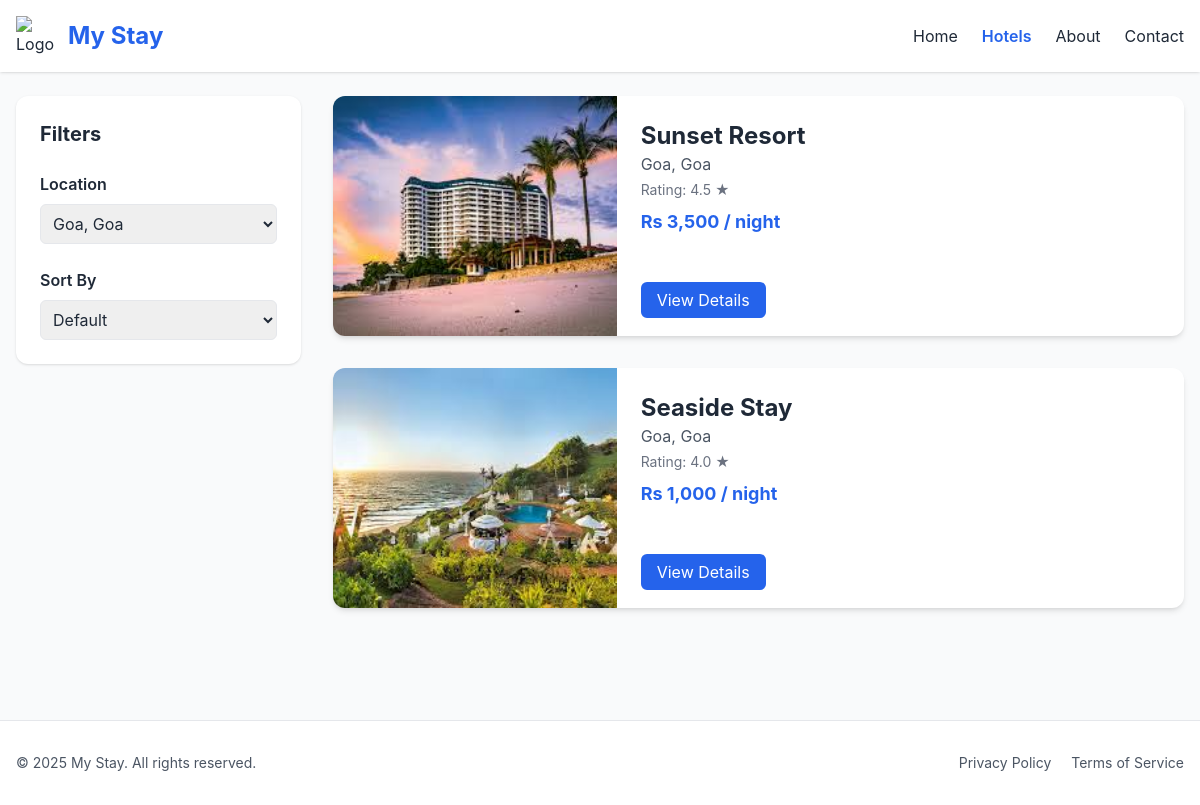
Screenshot of /main/hotel.php?location=Goa, Goa with the database file from the repository.
### tables this page shows
CREATE TABLE `hotels` (
  `hotel_id` int(11) NOT NULL,
  `name` varchar(150) NOT NULL,
  `location` varchar(100) NOT NULL,
  `description` text DEFAULT NULL,
  `rating` float DEFAULT 0,
  `main_image_url` text DEFAULT NULL,
  `password` varchar(100) NOT NULL
);

### main/hotel.php (the view, shortened to what this page needs)
<?php
$conn = new mysqli("localhost", "root", "", "hotelbooking");
$locationFilter = $_GET['location'] ?? '';
$locationsResult = $conn->query("SELECT DISTINCT location FROM Hotels");
$locations = [];
while ($loc = $locationsResult->fetch_assoc()) {
    $locations[] = $loc['location'];
}
$sql = "
    SELECT h.hotel_id, h.name AS hotel_name, h.location, h.rating, h.main_image_url,
           MIN(r.price_per_night) AS min_price
    FROM Hotels h
    JOIN Rooms r ON h.hotel_id = r.hotel_id
";
if (!empty($locationFilter) && $locationFilter !== 'all') {
    $sql .= " WHERE h.location = '" . $conn->real_escape_string($locationFilter) . "'";
}
$sql .= " GROUP BY h.hotel_id";
$result = $conn->query($sql);
?>
<!DOCTYPE html>
<html lang="en">
<head>
  <script src="https://cdn.tailwindcss.com"></script>
</head>
<body class="bg-gray-50 text-gray-800">
<header class="bg-white shadow fixed top-0 left-0 w-full z-50">
  <div class="max-w-7xl mx-auto px-4 py-4 flex justify-between items-center">
    <div class="flex items-center space-x-3">
      <img src="https://upload.wikimedia.org/wikipedia/commons/6/6b/Meetup_Logo.png" alt="Logo" class="w-10 h-10">
      <span class="text-2xl font-bold text-blue-600">My Stay</span>
    </div>
    <nav class="space-x-6 hidden md:flex">
      <a href="index.php" class="hover:text-blue-600 transition duration-300">Home</a>
      <a href="hotel.php" class="text-blue-600 font-semibold">Hotels</a>
      <a href="index.php#about" class="hover:text-blue-600 transition duration-300">About</a>
      <a href="index.php#contact" class="hover:text-blue-600 transition duration-300">Contact</a>
    </nav>
  </div>
</header>
<main class="pt-24 pb-16 max-w-7xl mx-auto px-4 md:flex space-x-8">
  <aside class="md:w-1/4 space-y-6 sticky top-24 self-start h-fit bg-white p-6 rounded-xl shadow transition-transform hover:scale-[1.02] duration-300 hover:bg-white">
    <h2 class="text-xl font-bold mb-4">Filters</h2>
    <form method="get" class="space-y-6">
      <div>
        <h3 class="font-semibold mb-2">Location</h3>
        <select name="location" onchange="this.form.submit()" class="w-full border rounded-md p-2">
          <?php foreach ($locations as $loc): ?>
            <option value="<?= htmlspecialchars($loc) ?>" <?= $loc == $locationFilter ? 'selected' : '' ?>>
              <?= htmlspecialchars($loc) ?>
            </option>
          <?php endforeach; ?>
        </select>
      </div>
      <div>
        <h3 class="font-semibold mb-2">Sort By</h3>
        <select name="sort" onchange="this.form.submit()" class="w-full border rounded-md p-2">
          <option value="">Default</option>
        </select>
      </div>
    </form>
  </aside>
  <section class="md:w-3/4 space-y-8">
    <?php if ($result->num_rows > 0): ?>
      <?php while ($row = $result->fetch_assoc()): ?>
        <div class="bg-white rounded-xl shadow-md overflow-hidden md:flex transition-transform hover:scale-[1.03] duration-300 hover:bg-white">
          <img src="../uploads/<?= $row['main_image_url'] ?>" class="w-full md:w-1/3 object-cover h-60" />
          <div class="p-6 flex flex-col justify-between w-full">
            <div>
              <h3 class="text-2xl font-bold hover:text-blue-600 transition duration-300">
                <?= htmlspecialchars($row['hotel_name']) ?>
              </h3>
              <p class="text-gray-600"><?= htmlspecialchars($row['location']) ?></p>
              <p class="text-sm text-gray-500 mt-1">Rating: <?= number_format($row['rating'], 1) ?> ★</p>
              <p class="text-blue-600 font-bold mt-2 text-lg">Rs <?= number_format($row['min_price']) ?> / night</p>
            </div>
            <div class="mt-4">
              <a href="hotel-detail.php?id=<?= $row['hotel_id'] ?>" class="bg-blue-600 hover:bg-blue-700 text-white px-4 py-2 rounded-md transition duration-300">View Details</a>
            </div>
          </div>
        </div>
      <?php endwhile; ?>
    <?php else: ?>
      <p class="text-gray-500">No hotels found for selected filters.</p>
    <?php endif; ?>
  </section>
</main>
<footer class="bg-white border-t mt-12">
  <div class="max-w-7xl mx-auto px-4 py-8 flex flex-col md:flex-row justify-between items-center text-sm text-gray-600">
    <p>&copy; 2025 My Stay. All rights reserved.</p>
    <div class="space-x-4 mt-4 md:mt-0">
      <a href="#" class="hover:underline">Privacy Policy</a>
      <a href="#" class="hover:underline">Terms of Service</a>
    </div>
  </div>
</footer>
</body>
</html>

### main/hotel.php (style rules this page uses)
body { font-family: 'Inter', sans-serif; }

### rows the page displays
hotels: main_image_url (picture), name "Sunset Resort", location "Goa, Goa", rating "4.5", min_price "3,500"
hotels: main_image_url (picture), name "Seaside Stay", location "Goa, Goa", rating "4.0", min_price "1,000"

### other values shown
form field location "Goa, Goa"
